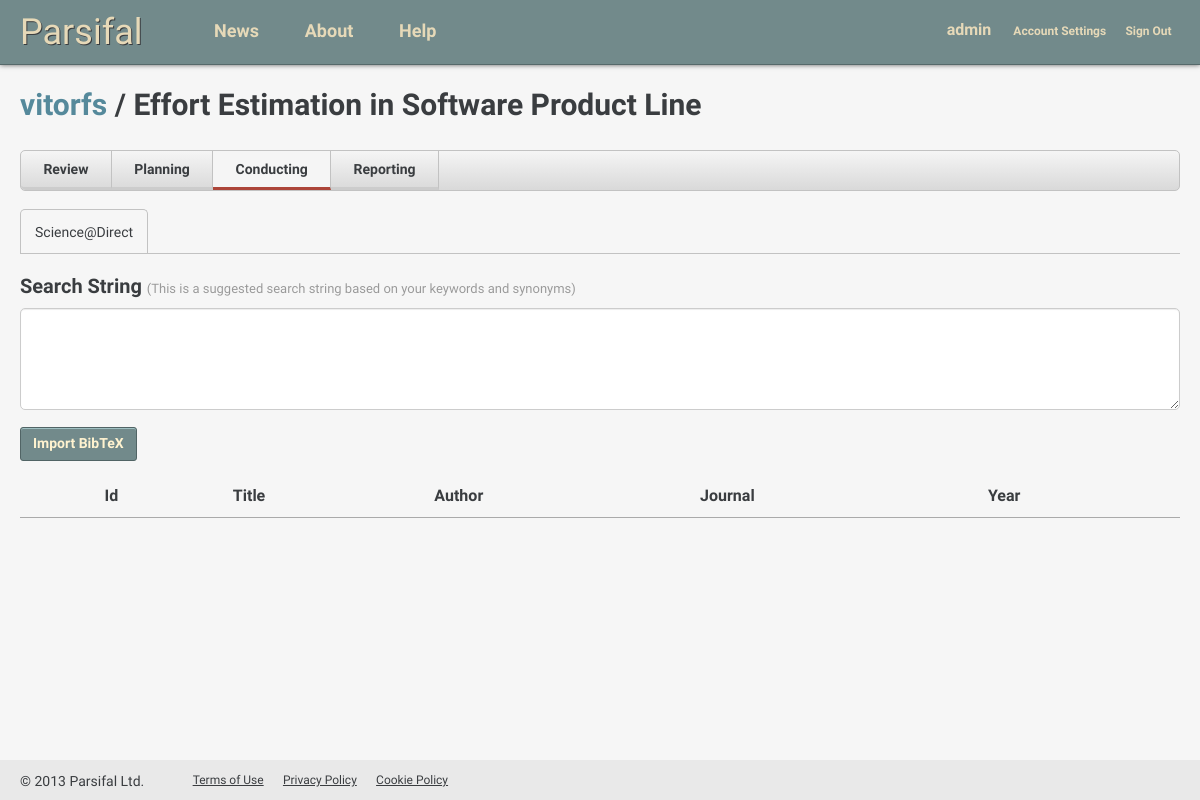
/vitorfs/effort-estimation-spl/conducting/ (signed in), run on an earlier commit of the app's database.
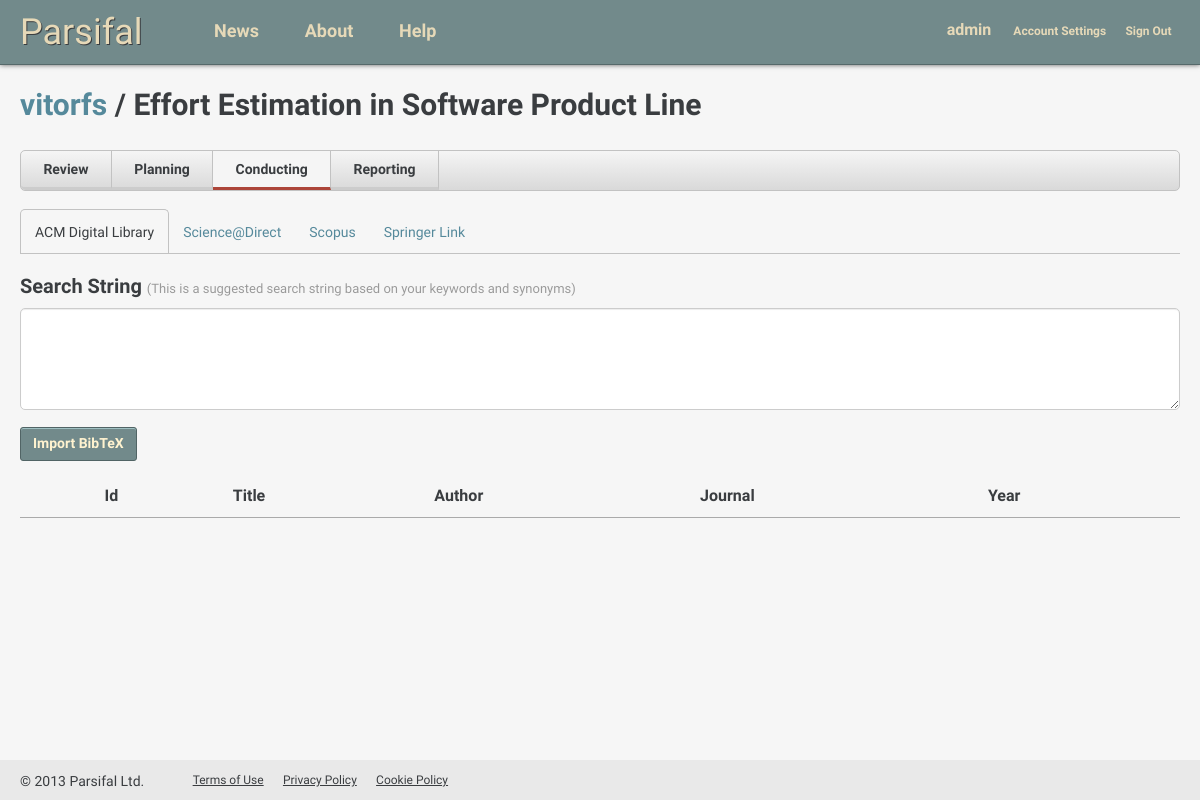
And on a later commit of the database.
### reviews/models.py (models this page shows, shortened)
class Source(models.Model):
    name = models.CharField(max_length=100)
    url = models.CharField(max_length=200)
    class Meta:
        verbose_name = "Source"
        verbose_name_plural = "Sources"
        ordering = ("name",)

### reviews/views.py (the view, shortened to what this page needs)
@login_required
def conducting(request, username, review_name):
    parser = bibtex.Parser()
    bibdata = parser.parse_file("/Users/vitorfs/Downloads/scopus.bib")
    articles = []
    review = Review.objects.get(short_name=review_name)
    context = RequestContext(request, {'review': review, 'articles': articles})
    return render_to_response('reviews/conducting.html', context)

### reviews/templates/reviews/conducting.html (shortened to what this page needs)
{% extends 'base_app.html' %}
{% block head_extra %}
  <link href="{{ STATIC_URL }}css/review.css" rel="stylesheet" media="screen">
  <link href="{{ STATIC_URL }}css/conducting.css" rel="stylesheet" media="screen">
{% endblock head_extra %}
{% block content %}
  {% include "reviews/review_header.html" with active_menu="conducting" %}
  {% if review.sources.all %}
    <ul class="tab" id="source-tab">
      {% for source in review.sources.all %}
        <li><a href="#">{{ source.name }}</a></li>
      {% endfor %}
    </ul>
  {% else %}
    <p>Use the <a href="/{{ review.user.username }}/{{ review.short_name }}/planning/">planning</a> tab to add sources to your review and import the references.</p>
  {% endif %}
  <div class="articles clearfix">
    <h2>Search String <small>(This is a suggested search string based on your keywords and synonyms)</small></h2>
    <textarea style="width:100%" rows="5"></textarea>
    <div class="source-buttons">
      <button type="button" class="btn btn-import-bibtex">Import BibTeX</button>
    </div>
    <table class="table">
      <thead>
        <tr>
          <th></th>
          <th>Id</th>
          <th>Title</th>
          <th>Author</th>
          <th>Journal</th>
          <th>Year</th>
        </tr>
      </thead>
    </table>
  </div>
{% endblock content %}

What changed in the data, as far as the page shows it:
added Source: name "ACM Digital Library"
added Source: name "Scopus"
added Source: name "Springer Link"
